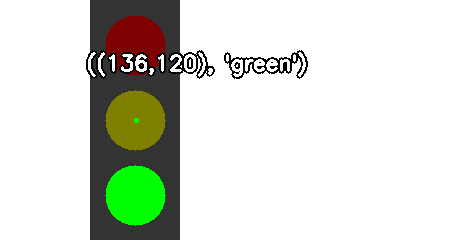
#> input picture MSCS-Computer Vision/P2-Detecting Traffic Signs and Lights/output/ps2-1-a-1.png, 450 x 240 px, given in place of simple_tl.png, which was not available
$ python experiment.py   (Python 2 division)   (older library calls are emulated)
#> lines starting #> are read from the running program, lines starting #| are printed output that depends on the picture; after the words box and inside, x2 and y2 are one past the last pixel; in counts of white or black regions, pixels touching at a corner belong together; pictures that were not available may be replaced by others from this repository, and a replacement may not be noted
### MSCS-Computer Vision/P2-Detecting Traffic Signs and Lights/ps2.py
"""
CS6476 Problem Set 2 imports. Only Numpy and cv2 are allowed.
"""
import cv2

import numpy as np

#Helper function for creating a black image of the same size as input image
def create_blank(width, height, rgb_color=(0, 0, 0)):
    image = np.zeros((height, width, 3), np.uint8)

    color = tuple(reversed(rgb_color))

    image[:] = color

    return image

def traffic_light_detection(img_in, radii_range):
    """Finds the coordinates of a traffic light image given a radii
    range.

    Use the radii range to find the circles in the traffic light and
    identify which of them represents the yellow light.

    Analyze the states of all three lights and determine whether the
    traffic light is red, yellow, or green. This will be referred to
    as the 'state'.

    It is recommended you use Hough tools to find these circles in
    the image.

    The input image may be just the traffic light with a white
    background or a larger image of a scene containing a traffic
    light.

    Args:
        img_in (numpy.array): image containing a traffic light.
        radii_range (list): range of radii values to search for.

    Returns:
        tuple: 2-element tuple containing:
        coordinates (tuple): traffic light center using the (x, y)
                             convention.
        state (str): traffic light state. A value in {'red', 'yellow',
                     'green'}
    """
    image = np.copy(img_in);

    #Find the green light, unique to traffic-lights
    low = np.array([0,100,0])
    upp = np.array([50,255,50])
    mask = cv2.inRange(img_in, low, upp)


    circleX = 0;
    circleY = 0;
    circleR = 0;
    imgYellowX = 0
    imgYellowY = 0
    imgMaxVal = 0
    imgMaxX = 0
    imgMaxY = 0
    imgMaxR = 0
    for i in radii_range:
        hits = cv2.HoughCircles(mask, cv2.cv.CV_HOUGH_GRADIENT,1,20, param1=50,param2=10,minRadius=i, maxRadius=i);
        if hits is not None:
            circles = np.round(hits[0, :]).astype("int")
            for (x,y,r) in circles:
                circleX = x
                circleY = y
                circleR = r

            #create a black background, and paste the traffic light into the black image - size of original image
            onBlack = create_blank(np.size(img_in,1), np.size(img_in,0), (0,0,0))
            onBlack[:,circleX-circleR:circleX+circleR] = img_in[0:np.size(img_in,0),circleX-circleR:circleX+circleR]

            gray = cv2.cvtColor(onBlack,cv2.COLOR_BGR2GRAY);

            #Find the center of the traffic-light (yellow light)
            for i in radii_range:
                lights = cv2.HoughCircles(gray, cv2.cv.CV_HOUGH_GRADIENT,1,20, param1=50,param2=10,minRadius=i, maxRadius=i);
                if lights is not None:
                    circles = np.round(lights[0, :]).astype("int")
                    for (x, y, r) in circles:
                        lower = [0, 100, 100]
                        upper = [30, 255, 255]

                        tempImg = img_in[y-r:y+r, x-r:x+r]

                        mask = cv2.inRange(tempImg, np.array(lower, dtype = "uint8"), np.array(upper, dtype = "uint8"))

                        (minVal, maxVal, minLoc, maxLoc) = cv2.minMaxLoc(mask)
                        if maxVal > 0:
                            imgYellowX = x
                            imgYellowY = y
                        (minVal, maxVal, minLoc, maxLoc) = cv2.minMaxLoc(gray[y-r:y+r, x-r:x+r])
                        if maxVal > imgMaxVal:
                            imgMaxVal = maxVal
                            imgMaxX = x
                            imgMaxY = y
                            imgMaxR = r

    center = (imgYellowX, imgYellowY)
    print center

    if imgYellowX == 0 and imgYellowY == 0:
        center = (0,0)
        return (center,'none')
    else:
        #Masks for Red, Yellow, Green colors
        ColorMasks = [([0, 0, 200], [0, 0, 255]),
                      ([0, 200, 200], [0, 255, 255]),
                      ([0, 200, 0], [0, 255, 0])]

        #Evaluate each light to see which one is brightest
        brightImg = image[imgMaxY-imgMaxR:imgMaxY+imgMaxR, imgMaxX-imgMaxR:imgMaxX+imgMaxR]

        iterator = 0
        colorInt = 0
        for (lower, upper) in ColorMasks:
            mask = cv2.inRange(brightImg, np.array(lower, dtype = "uint8"), np.array(upper, dtype = "uint8"))
            minVal, maxVal, minLoc, maxLoc = cv2.minMaxLoc(mask)
            if maxVal > 0:
                colorInt = iterator
            iterator += 1

        if colorInt == 0:
            print (center,'red')
            return (center,'red')
        elif colorInt == 1:
            print (center,'yellow')
            return (center,'yellow')
        elif colorInt == 2:
            print (center,'green')
            return (center,'green')

# [350 lines left out: functions yield_sign_detection, stop_sign_detection, warning_sign_detection, construction_sign_detection, do_not_enter_sign_detection, traffic_sign_detection and 2 more, not called in this run]

### MSCS-Computer Vision/P2-Detecting Traffic Signs and Lights/experiment.py
"""
CS6476: Problem Set 2 Experiment file

This script contains a series of function calls that run your ps2
implementation and output images so you can verify your results.
"""

import numpy as np

import cv2

import ps2


def draw_tl_center(image_in, center, state):
    """Marks the center of a traffic light image and adds coordinates
    with the state of the current image

    Use OpenCV drawing functions to place a marker that represents the
    traffic light center. Additionally, place text using OpenCV tools
    that show the numerical and string values of the traffic light
    center and state. Use the following format:

        ((x-coordinate, y-coordinate), 'color')

    See OpenCV's drawing functions:
    http://docs.opencv.org/2.4/modules/core/doc/drawing_functions.html

    Make sure the font size is large enough so that the text in the
    output image is legible.
    Args:
        image_in (numpy.array): input image.
        center (tuple): center numeric values.
        state (str): traffic light state values can be: 'red',
                     'yellow', 'green'.

    Returns:
        numpy.array: output image showing a marker representing the
        traffic light center and text that presents the numerical
        coordinates with the traffic light state.
    """
    image = np.copy(image_in)

    cv2.circle(image, center, 1, (0,255,0), 2)
    cv2.putText(image,("((" + str(center[0]) + "," + str(center[1]) + "), '" + state + "')"), (center[0]-50,center[1]-50), cv2.FONT_HERSHEY_SIMPLEX, 0.7,(0,0,0),6)
    cv2.putText(image,("((" + str(center[0]) + "," + str(center[1]) + "), '" + state + "')"), (center[0]-50,center[1]-50), cv2.FONT_HERSHEY_SIMPLEX, 0.7,(255,255,255),2)

    return image


# [38 lines left out: function mark_traffic_signs, not called in this run]


def part_1():

    input_images = ['simple_tl', 'scene_tl_1', 'scene_tl_2', 'scene_tl_3']
    output_labels = ['ps2-1-a-1', 'ps2-1-a-2', 'ps2-1-a-3', 'ps2-1-a-4']

    # Define a radii range, you may define a smaller range based on your
    # observations.
    radii_range = range(10, 30, 1)

    for img_in, label in zip(input_images, output_labels):

        tl = cv2.imread("input_images/{}.png".format(img_in))
#> tl is the input picture: shape (240, 450, 3); mean B, G, R 208.7, 218.7, 214.5
        coords, state = ps2.traffic_light_detection(tl, radii_range)
#> in traffic_light_detection, `mask = cv2.inRange(img_in, low, upp)`:
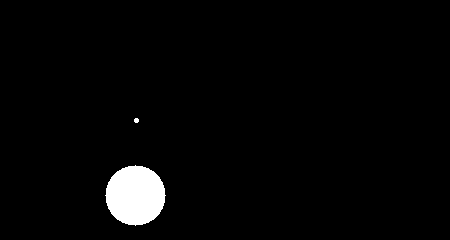
#> mask: shape (240, 450); 2.6% white; 2 white regions, box (x1, y1, x2, y2) and area: (105, 165, 166, 226) 2821, (134, 118, 139, 123) 21
#> the loop in traffic_light_detection, `for i in radii_range:` made 20 passes
#> hits on pass 20: [[135.5, 195.5, 30.4]]
#> after the loop in traffic_light_detection, `for i in radii_range:`:
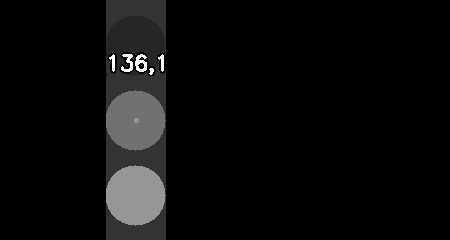
#> gray: shape (240, 450); min 0, max 255, mean 11.2
#> after the loop in traffic_light_detection, `for i in radii_range:`: mask: shape (60, 60); every value is 0
#> after the loop in traffic_light_detection, `for i in radii_range:`:
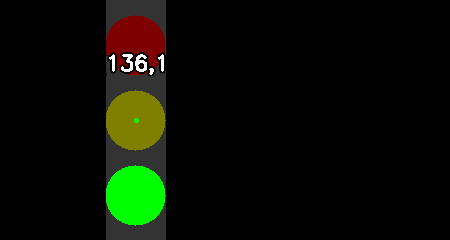
#> onBlack: shape (240, 450, 3); mean B, G, R 3.6, 13.6, 9.4
#> after the loop in traffic_light_detection, `for i in radii_range:`:
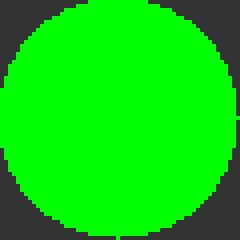
#> tempImg: shape (60, 60, 3) (shown 4 times larger); mean B, G, R 11.1, 210.7, 11.1
#> after the loop in traffic_light_detection, `for i in radii_range:`: imgMaxR = 30; imgMaxVal = 255; imgMaxX = 136; imgMaxY = 46
#> in traffic_light_detection, `brightImg = image[imgMaxY-imgMaxR:imgMaxY+imgMaxR, imgMaxX-imgMaxR:img..`:
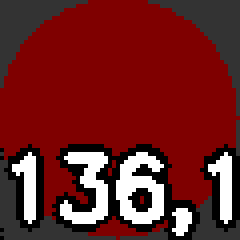
#> brightImg: shape (60, 60, 3) (shown 4 times larger); mean B, G, R 35.7, 35.7, 110.6
#> after the loop in traffic_light_detection, `for (lower, upper) in ColorMasks:`: iterator = 3
#> coords = (136, 120); state = 'red'

        img_out = draw_tl_center(tl, coords, state)
#> in draw_tl_center, `cv2.putText(image,("((" + str(center[0]) + "," + str(center[1]) + "), ..`:
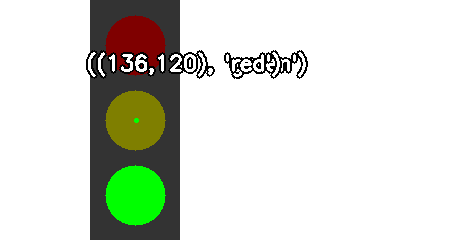
#> image: shape (240, 450, 3); mean B, G, R 208.4, 218.4, 214.2
        cv2.imwrite("output/{}.png".format(label), img_out)
#> pass 2 of the loop in part_1, `for img_in, label in zip(input_images, output_labels):`:
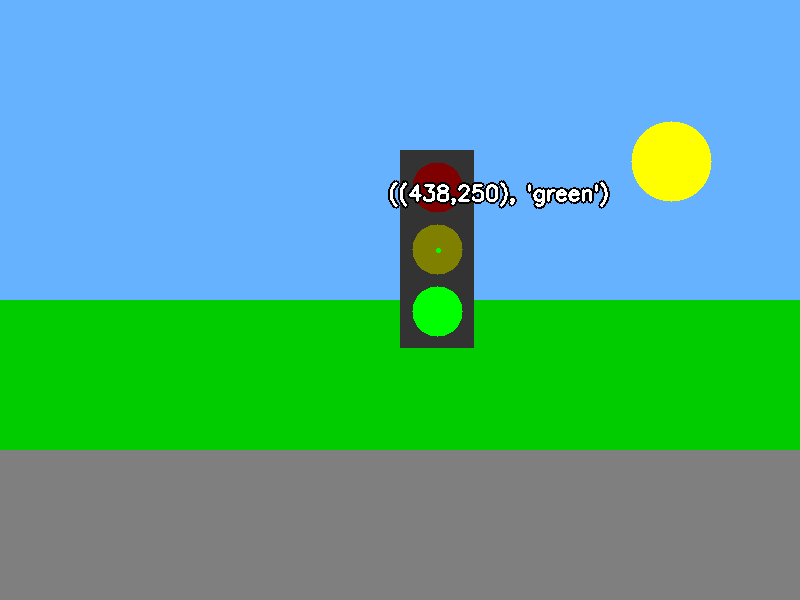
#> input picture MSCS-Computer Vision/P2-Detecting Traffic Signs and Lights/output/ps2-1-a-2.png, 800 x 600 px, given in place of scene_tl_1.png, which was not available
#> in part_1, tl is the input picture: shape (600, 800, 3); mean B, G, R 151.2, 169.4, 84
#> in traffic_light_detection (call 2), `mask = cv2.inRange(img_in, low, upp)`:
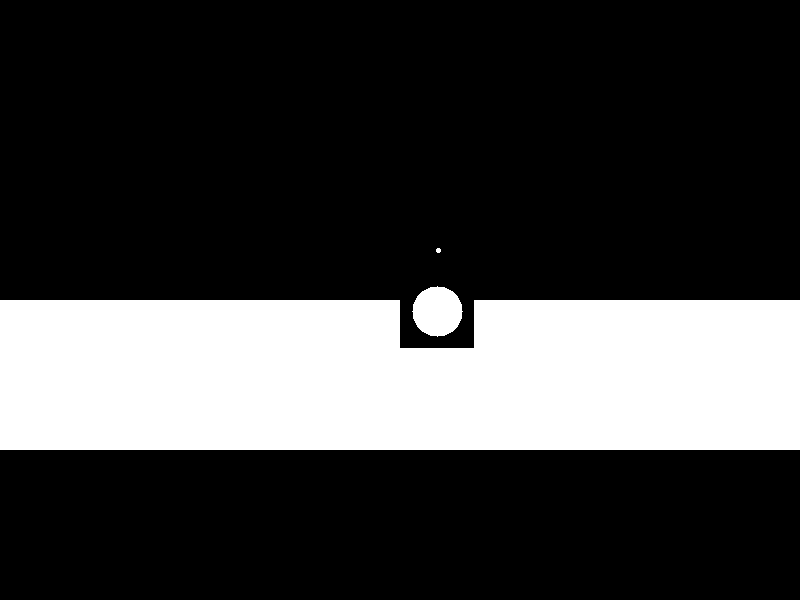
#> mask: shape (600, 800); 24.7% white; 3 white regions, box (x1, y1, x2, y2) and area: (0, 300, 800, 450) 116448, (412, 286, 463, 337) 1961, (436, 248, 441, 253) 21
#> the loop in traffic_light_detection (call 2), `for i in radii_range:` made 20 passes
#> hits on passes 14 to 15: [[437.5, 311.5, 24.4]], [[30.5, 28.5, 25.4]]
#> after the loop in traffic_light_detection (call 2), `for i in radii_range:`: imgMaxR = 24; imgMaxVal = 255; imgMaxX = 436; imgMaxY = 188
#> brightImg: shape (48, 48, 3)
#> after the loop in traffic_light_detection (call 2), `for (lower, upper) in ColorMasks:`: iterator = 3
#> coords = (434, 248)
#> in draw_tl_center (call 2), `cv2.putText(image,("((" + str(center[0]) + "," + str(center[1]) + "), ..`:
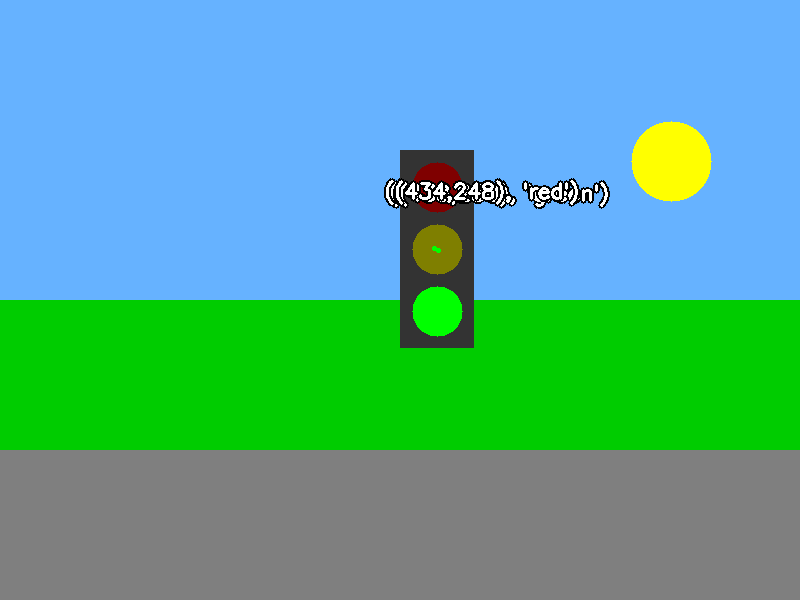
#> image: shape (600, 800, 3); mean B, G, R 151, 169.3, 84


# [88 lines left out: functions part_2, part_3, part_4, part_5a, part_5b, not called in this run]

if __name__ == '__main__':
#> (the run stopped early here; a loop or call above may not have finished)
